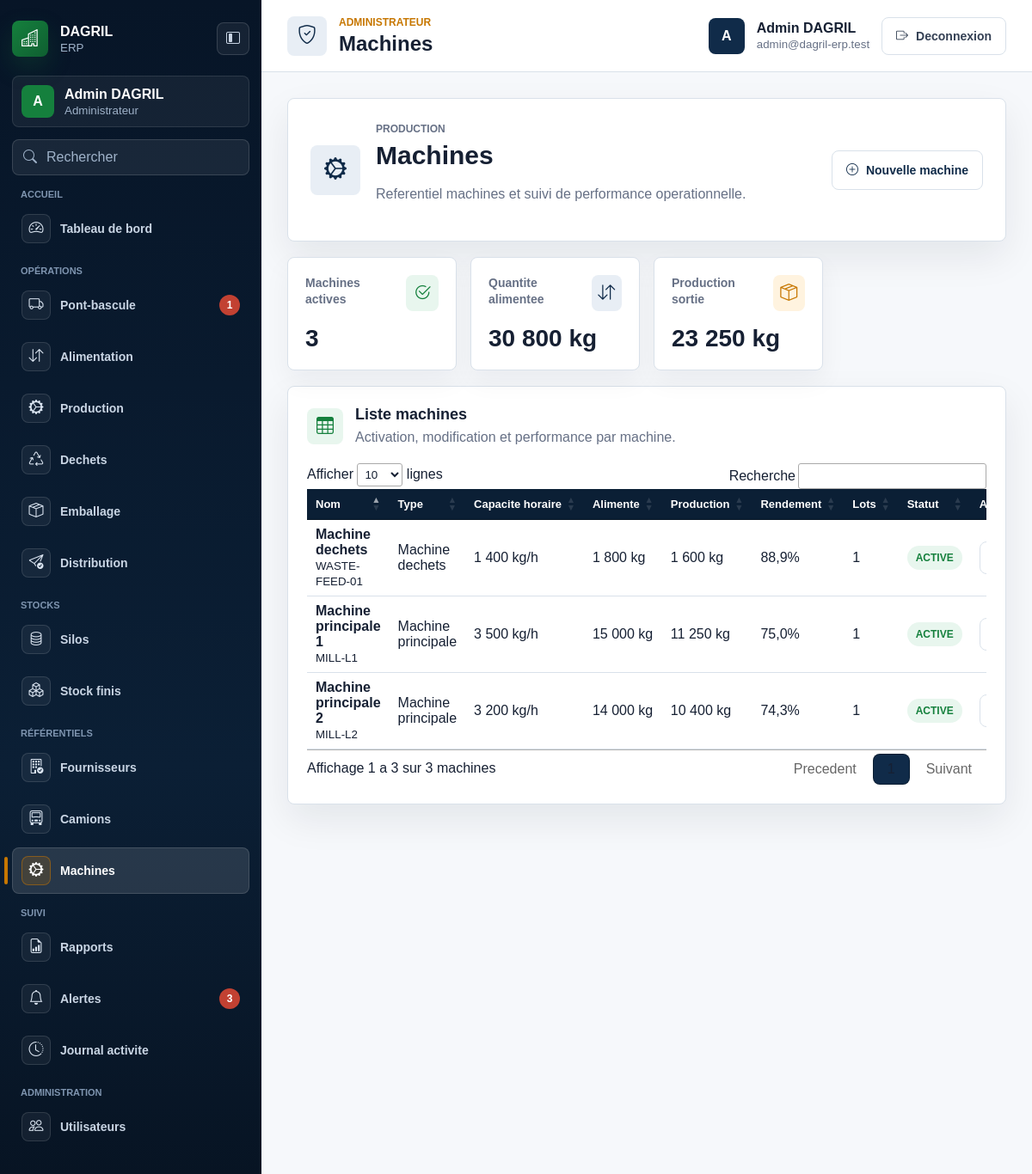
/machines (signed in), run on the app's committed database.
### tables this page shows
CREATE TABLE machines (
  id INT UNSIGNED AUTO_INCREMENT PRIMARY KEY,
  name VARCHAR(120) NOT NULL,
  code VARCHAR(80) NOT NULL UNIQUE,
  machine_type VARCHAR(80) NOT NULL DEFAULT 'main',
  capacity_kg_hour DECIMAL(12,3) NULL,
  status ENUM('active', 'inactive', 'pending', 'validated', 'cancelled') NOT NULL DEFAULT 'active',
  created_at TIMESTAMP NOT NULL DEFAULT CURRENT_TIMESTAMP,
  updated_at TIMESTAMP NULL DEFAULT NULL ON UPDATE CURRENT_TIMESTAMP,
  deleted_at TIMESTAMP NULL DEFAULT NULL
);

### app/views/machines/index.php (the view, shortened to what the rows shown need)
<section class="dashboard-hero">
    <span class="hero-icon"><i class="bi bi-gear-wide-connected"></i></span>
    <div>
        <p class="section-label">Production</p>
        <h2>Machines</h2>
        <p>Referentiel machines et suivi de performance operationnelle.</p>
    </div>
    <a href="<?= e(base_url('machines/create')) ?>" class="page-action"><i class="bi bi-plus-circle"></i><span>Nouvelle machine</span></a>
</section>
<section class="metric-grid">
    <?php
        $activeCount = count(array_filter($machines, function ($machine) { return $machine['status'] === 'active'; }));
        $fedTotal = array_sum(array_map(function ($machine) { return (float) $machine['fed_quantity_kg']; }, $machines));
        $outputTotal = array_sum(array_map(function ($machine) { return (float) $machine['output_quantity_kg']; }, $machines));
    ?>
    <article class="metric-card"><div class="metric-card-top"><span>Machines actives</span><span class="metric-icon tone-green"><i class="bi bi-check2-circle"></i></span></div><strong><?= e($activeCount) ?></strong></article>
    <article class="metric-card"><div class="metric-card-top"><span>Quantite alimentee</span><span class="metric-icon tone-blue"><i class="bi bi-arrow-down-up"></i></span></div><strong><?= e(number_format($fedTotal, 0, ',', ' ')) ?> kg</strong></article>
    <article class="metric-card"><div class="metric-card-top"><span>Production sortie</span><span class="metric-icon tone-orange"><i class="bi bi-box-seam"></i></span></div><strong><?= e(number_format($outputTotal, 0, ',', ' ')) ?> kg</strong></article>
</section>
<section class="table-panel">
    <div class="panel-heading">
        <span class="panel-icon"><i class="bi bi-table"></i></span>
        <div>
            <h3>Liste machines</h3>
            <p>Activation, modification et performance par machine.</p>
        </div>
    </div>
    <div class="table-responsive">
        <table id="machinesTable" class="enterprise-table">
            <thead>
                <tr>
                    <th>Nom</th>
                    <th>Type</th>
                    <th>Capacite horaire</th>
                    <th>Alimente</th>
                    <th>Production</th>
                    <th>Rendement</th>
                    <th>Lots</th>
                    <th>Statut</th>
                    <th>Actions</th>
                </tr>
            </thead>
            <tbody>
                <?php foreach ($machines as $machine): ?>
                    <tr>
                        <td><strong><?= e($machine['name']) ?></strong><br><small><?= e($machine['code']) ?></small></td>
                        <td><?= e($machine['machine_type'] === 'waste' ? 'Machine dechets' : 'Machine principale') ?></td>
                        <td><?= e(number_format((float) $machine['capacity_kg_hour'], 0, ',', ' ')) ?> kg/h</td>
                        <td><?= e(number_format((float) $machine['fed_quantity_kg'], 0, ',', ' ')) ?> kg</td>
                        <td><?= e(number_format((float) $machine['output_quantity_kg'], 0, ',', ' ')) ?> kg</td>
                        <td><?= e(number_format((float) $machine['yield_rate'], 1, ',', ' ')) ?>%</td>
                        <td><?= e((int) $machine['batches_count']) ?></td>
                        <td><span class="status-badge status-<?= e($machine['status']) ?>"><?= e($machine['status']) ?></span></td>
                        <td>
                            <div class="table-actions">
                                <a href="<?= e(base_url('machines/' . $machine['id'] . '/edit')) ?>" class="icon-button" title="Modifier"><i class="bi bi-pencil-square"></i></a>
                            </div>
                        </td>
                    </tr>
                <?php endforeach; ?>
            </tbody>
        </table>
    </div>
</section>
<link rel="stylesheet" href="https://cdn.datatables.net/1.13.8/css/jquery.dataTables.min.css">

### app/core/Router.php (shortened to what the rows shown need)
<?php
class Router
{
    private $routes = [];
    public function add($method, $path, $handler, array $options = [])
    {
        $this->routes[] = [
            'method' => strtoupper($method),
            'path' => '/' . trim($path, '/'),
            'handler' => $handler,
            'auth' => $options['auth'] ?? false,
            'roles' => $options['roles'] ?? [],
        ];
    }
    public function dispatch($method, $uri)
    {
        $requestPath = rawurldecode(parse_url($uri, PHP_URL_PATH));
        $requestPath = '/' . trim($requestPath, '/');
        foreach ($this->routes as $route) {
            $params = [];
            if ($route['method'] === strtoupper($method) && $this->matches($route['path'], $requestPath, $params)) {
                return $this->execute($route['handler'], $params);
            }
        }
    }
    private function matches($routePath, $requestPath, array &$params)
    {
        $pattern = preg_replace('#\{([a-zA-Z_][a-zA-Z0-9_]*)\}#', '(?P<$1>[^/]+)', $routePath);
        $pattern = '#^' . $pattern . '$#';
        if (!preg_match($pattern, $requestPath, $matches)) {
            return false;
        }
        return true;
    }
    private function execute($handler, array $params = [])
    {
        if (is_string($handler) && strpos($handler, '@') !== false) {
            list($controller, $action) = explode('@', $handler, 2);
            $instance = new $controllerClass();
            return call_user_func_array([$instance, $action], $params);
        }
        throw new InvalidArgumentException('Invalid route handler.');
    }
}

### data on the page
machines: name "Machine dechets", code "WASTE-FEED-01", machine_type "Machine dechets", capacity_kg_hour "1 400", fed_quantity_kg "1 800", output_quantity_kg "1 600", yield_rate "88,9", batches_count "1", status "ACTIVE"
machines: name "Machine principale 1", code "MILL-L1", machine_type "Machine principale", capacity_kg_hour "3 500", fed_quantity_kg "15 000", output_quantity_kg "11 250", yield_rate "75,0", batches_count "1", status "ACTIVE"
machines: name "Machine principale 2", code "MILL-L2", machine_type "Machine principale", capacity_kg_hour "3 200", fed_quantity_kg "14 000", output_quantity_kg "10 400", yield_rate "74,3", batches_count "1", status "ACTIVE"

### other printed values
$group['label'] "ACCUEIL"
$item['label'] "Tableau de bord"
$group['label'] "OPÉRATIONS"
$item['label'] "Pont-bascule"
$item['badge_value'] "1"
$item['label'] "Alimentation"
$item['label'] "Production"
$item['label'] "Dechets"
$item['label'] "Emballage"
$item['label'] "Distribution"
$group['label'] "STOCKS"
$item['label'] "Silos"
$item['label'] "Stock finis"
$group['label'] "RÉFÉRENTIELS"
$item['label'] "Fournisseurs"
